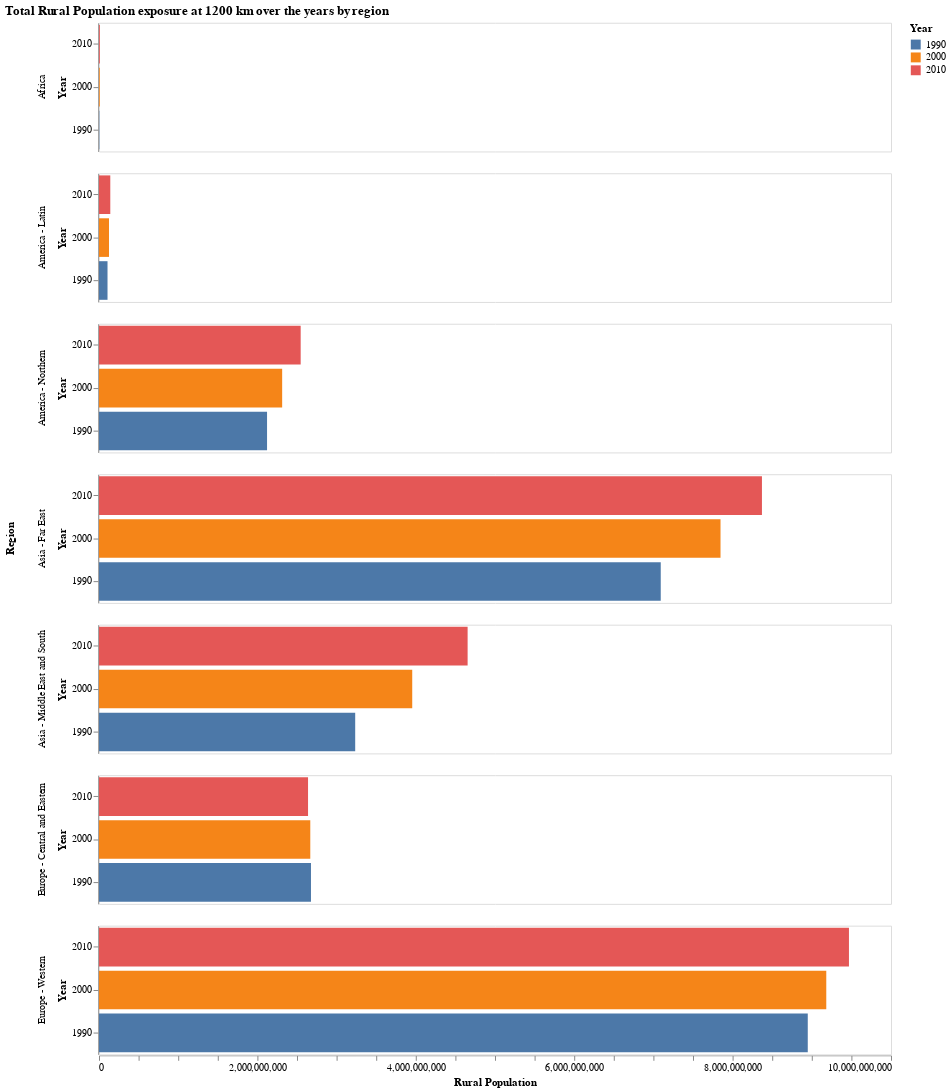

Notebook cell for this chart:
### Code cell
hbar = alt.Chart(source2).mark_bar().encode(
    x = alt.X('sum(Value):Q',title = "Rural Population"),
    y = alt.Y('Year:O', sort = '-x'), 
    color='Year:N',
    row='Region:N'
).properties(
    width=800,
    height=130, title = "Total Rural Population exposure at 1200 km over the years by region"
).configure_axis(grid = False,
    domainWidth = 0.8
)

hbar

### Figure 1 — Vega-Lite specification as saved in the notebook (floating-point values rounded to 4 significant figures)
{"config": {"view": {"continuousWidth": 400, "continuousHeight": 300}, "axis": {"domainWidth": 0.8, "grid": false}}, "data": {"name": "data-18703c9ea0e0a5f16b3d866bdc5357f5"}, "mark": "bar", "encoding": {"color": {"type": "nominal", "field": "Year"}, "row": {"type": "nominal", "field": "Region"}, "x": {"type": "quantitative", "aggregate": "sum", "field": "Value", "title": "Rural Population"}, "y": {"type": "ordinal", "field": "Year", "sort": "-x"}}, "height": 130, "title": "Total Rural Population exposure at 1200 km over the years by region", "width": 800, "$schema": "https://vega.github.io/schema/vega-lite/v4.8.1.json", "datasets": {"data-18703c9ea0e0a5f16b3d866bdc5357f5": [{"Region": "Africa", "Value": 4204070, "Year": "1990"}, {"Region": "America - Latin", "Value": 107501300, "Year": "1990"}, {"Region": "America - Northern", "Value": 2121834190, "Year": "1990"}, {"Region": "Asia - Far East", "Value": 7092728700, "Year": "1990"}, {"Region": "Asia - Middle East and South", "Value": 3234860800, "Year": "1990"}, {"Region": "Europe - Central and Eastern", "Value": 2676463094, "Year": "1990"}, {"Region": "Europe - Western", "Value": 8949099300, "Year": "1990"}, {"Region": "Africa", "Value": 9371040, "Year": "2000"}, {"Region": "America - Latin", "Value": 126441900, "Year": "2000"}, {"Region": "America - Northern", "Value": 2312667270, "Year": "2000"}, {"Region": "Asia - Far East", "Value": 7847512800, "Year": "2000"}, {"Region": "Asia - Middle East and South", "Value": 3954942600, "Year": "2000"}, {"Region": "Europe - Central and Eastern", "Value": 2667729424, "Year": "2000"}, {"Region": "Europe - Western", "Value": 9182774200, "Year": "2000"}, {"Region": "Africa", "Value": 10499300, "Year": "2010"}, {"Region": "America - Latin", "Value": 142600900, "Year": "2010"}, {"Region": "America - Northern", "Value": 2546436770, "Year": "2010"}, {"Region": "Asia - Far East", "Value": 8370478800, "Year": "2010"}, {"Region": "Asia - Middle East and South", "Value": 4654304200, "Year": "2010"}, {"Region": "Europe - Central and Eastern", "Value": 2639479149, "Year": "2010"}, {"Region": "Europe - Western", "Value": 9469129400, "Year": "2010"}]}}
